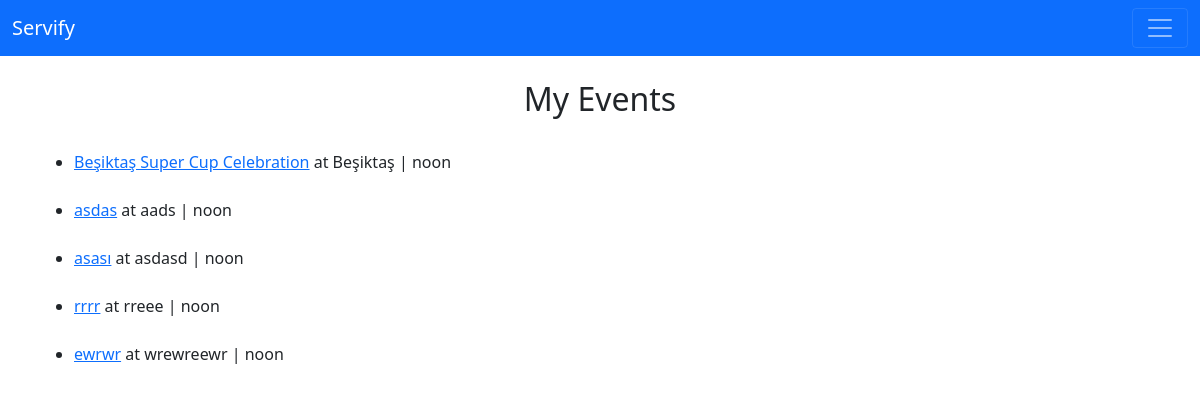
/my_events (signed in), run on an earlier commit of the app's database.
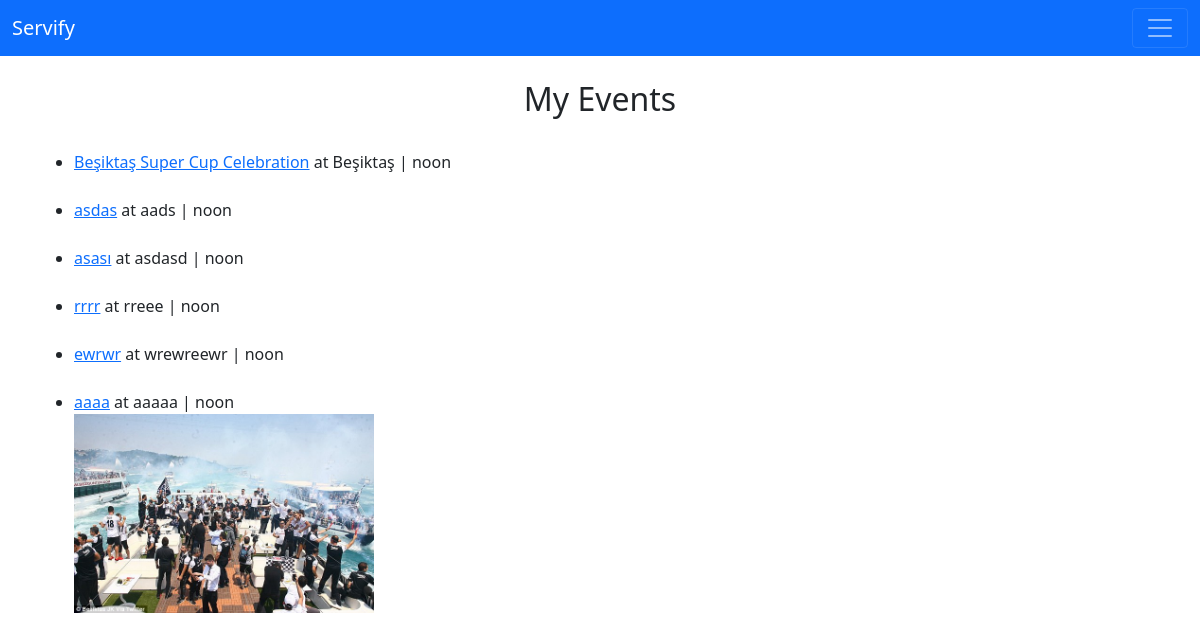
And on a later commit of the database.
### authenticate/models.py (models this page shows)
class Event(models.Model):
    name = models.CharField('Event Name', max_length=120)
    date = models.DateField('Event Date', blank=True, null = True)
    time = models.TimeField(default='12:00')
    description=models.TextField()
    venue = models.CharField('Venue Name', max_length=120)
    credit = models.PositiveIntegerField(default=0)
    service_picture = models.ImageField(null=True, blank=True)
    provider = models.ForeignKey(User,default="", null=True, on_delete=models.SET_NULL, related_name='event_provider')
    applied_ones = models.ManyToManyField(User,default="", related_name='event_applied_ones')
    attendees = models.ManyToManyField(User,default="", blank=True, related_name='event_attendees')
    others = models.ManyToManyField(User, default="", blank=True, related_name='event_others')
    owner = models.IntegerField("Event Owner", blank=False, default = 1)
    event_picture = models.ImageField(null=True, blank=True, upload_to = "images/")
    ChoicesForService = ((1,'Open'),(2,'Closed'),(3,'Done'))
    status = models.PositiveIntegerField(choices=ChoicesForService, default = 1)
    def __str__(self):
        return self.name

### authenticate/views.py (the view)
# urls.py: path('my_events', views.my_events, name="my_events"),
def my_events(request):
    if request.user.is_authenticated:
        me = request.user.id
        events = Event.objects.filter(owner = me)
        return render(request, 'my_events.html', {'me':me, 'events':events})
    else:
        messages.success(request, ("You are not logged in"))
        return redirect('login')

### authenticate/templates/my_events.html
{% extends 'base.html' %}
{% block content %}
<h2 class="text-center">My Events</h2>
<br>
<ul>
{% for event in events %}
<li><a href="{% url 'show_event' event.id %}">     {{ event }}</a> at {{event.venue}} | {{event.time}} </li>
{% if event.event_picture %}
<img src="{{event.event_picture.url}}" width = 300>
{% endif %}
    <br>
{% endfor %}
</ul>
  {% endblock %}

What changed in the data, as far as the page shows it:
added Event: name "aaaa", venue "aaaaa", time "noon", event_picture (picture)
